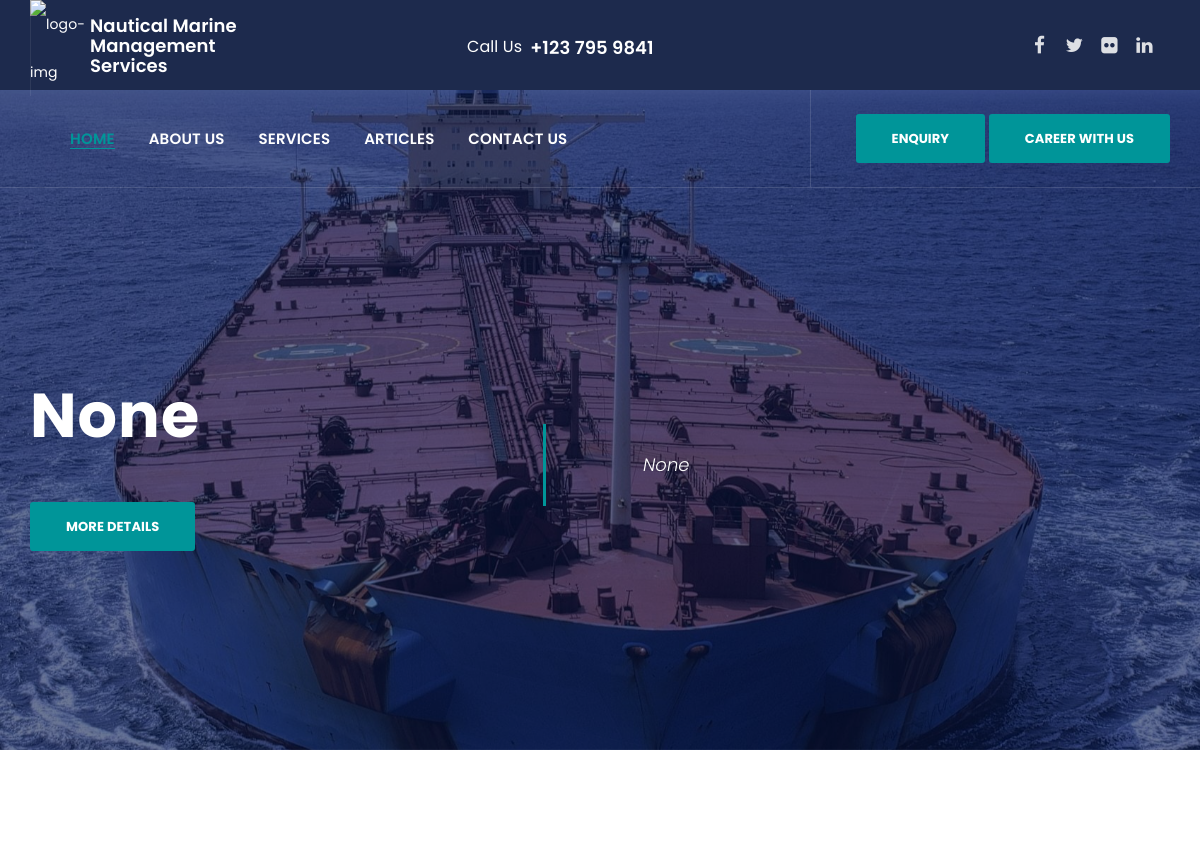
/ (upper part), run on an earlier commit of the app's database.
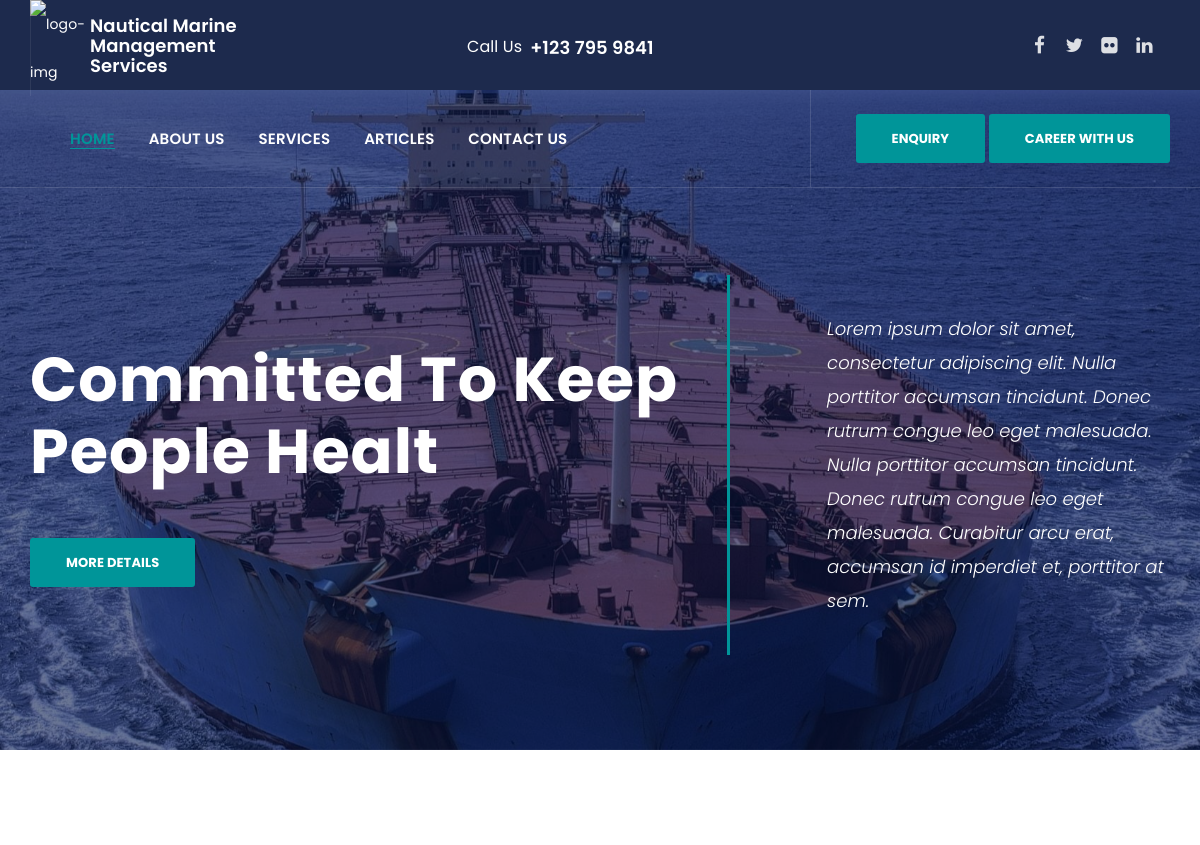
And on a later commit of the database.
### Home/models.py (models this page shows, shortened)
class Banner(models.Model):
    id = models.AutoField(primary_key=True)
    img = models.ImageField(upload_to='Home-Banner/')
    headline = models.CharField(max_length=30,null=True,blank=True)
    subheadline = models.TextField(blank=True,null=True)

### Home/views.py (the view)
# urls.py: path("",home,name="home"),
def home(request):
    banner_img = Banner.objects.all()[::-1]
    services = Services.objects.all()
    articles = Articles.objects.order_by('-id')[0:3]
    return render(request,"html/index.html",{'title':'Home','banner_img':banner_img,'services':services,'articles':articles})

### Home/models.py (called while the page is built)
    def __str__(self):
        return self.name

### Templates/html/index.html (shortened to what this page needs)
{% extends 'html/templates.html' %}
{% load static %}
{% block body %}
        <div class="banner_slider_wrapper">
            <div class="banner_slider banner_slider_3 banner_slider_3_overlay">
                {% for i in banner_img %}
                <div class="slide">
                    <div class="slide_img" style="background-image: url(../../media/{{i.img}});"></div>
                    <div class="slide__content padding_top90 res-1199-padding_top0">
                        <div class="container">
                            <div class="row">
                                <div class="col-lg-12">
                                    <div class="slide__content--headings ttm-textcolor-white">
                                        <div class="left-content">
                                            <h2  data-animation="fadeInDown">{{i.headline}}</h2>
                                            <div class="d-inline-block margin_top30" data-animation="fadeInUp" data-delay="1.4">
                                                <a class="ttm-btn ttm-btn-size-md ttm-btn-shape-rounded ttm-btn-style-fill ttm-btn-color-skincolor" href="{% url 'about_us' %}">more details</a>
                                            </div>
                                        </div>
                                        <div class="quotes-2"  data-animation="fadeInRight">
                                            <blockquote>{{i.subheadline}}</blockquote>
                                        </div>
                                    </div>
                                </div>
                            </div>
                        </div>
                    </div>
                </div>
                {% endfor %}
            </div>
        </div>
        <div class="site-main">
            <section class="ttm-row about-section clearfix">
            </section>
        </div>
        {% endblock body %}

### Templates/html/templates.html (shortened to what this page needs)
{% load static %}
<!DOCTYPE html>
<html lang="en">
<head>
<link rel="stylesheet" type="text/css" href="{% static 'css/bootstrap.min.css' %}" />
<link rel="stylesheet" type="text/css" href="{% static 'css/animate.css' %}" />
<link rel="stylesheet" type="text/css" href="{% static 'css/font-awesome.css' %}" />
<link rel="stylesheet" type="text/css" href="{% static 'css/flaticon.css' %}" />
<link rel="stylesheet" type="text/css" href="{% static 'css/themify-icons.css' %}" />
<link rel="stylesheet" type="text/css" href="{% static 'css/slick.css' %}" >
<link rel="stylesheet" type="text/css" href="{% static 'css/prettyPhoto.css' %}" >
<link rel="stylesheet" type="text/css" href="{% static 'css/shortcodes.css' %}" />
<link rel="stylesheet" type="text/css" href="{% static 'css/main.css' %}" />
<link rel="stylesheet" type="text/css" href="{% static 'css/megamenu.css' %}" />
<link rel="stylesheet" type="text/css" href="{% static 'css/responsive.css' %}" />
</head>
<body>
    <div class="page">
        <header id="masthead" class="header ttm-bgcolor-darkgrey ttm-header-style-02">
            <div class="top_bar ttm-bgcolor-darkgrey clearfix">
                <div class="container">
                    <div class="row">
                        <div class="col-lg-12">
                            <div class="d-flex  flex-row align-items-center justify-content-center">
                                <div class="top_bar_contact_item d-flex" style="height: fit-content;">
                                    <img id="logo-img" height="50" width="60" class="img-fluid auto_size"  src="{% static 'custom-images/logo.png' %}" alt="logo-img">
                                    <div class="d-flex mt-3 " style="flex-direction: column;
                                    text-align: justify;">
                                        <h6 class="m-0">Nautical Marine </h6>
                                        <h6 class="m-0">Management </h6>
                                        <h6>Services</h6>
                                    </div>
                                </div>
                                <div class="d-flex align-items-center m-auto">
                                    <div class="d-flex align-items-center">
                                        <div class="padding_left20 d-flex">
                                            <h6 class="fs-16 font-weight-normal margin_bottom0 mr-2">Call Us</h6>
                                            <h5 class="fs-18 margin_bottom0">+123 795 9841</h5>
                                        </div>
                                    </div>
                                </div>
                                <div class="d-flex align-items-center ml-auto">
                                    <ul class="social-icons list-inline top-social-icons " style="display: flex;justify-content:flex-end;">
                                        <li class="f-icon top-share-icon "><a class="tooltip-top text" href="#" rel="noopener" ><i class="fa fa-facebook"></i></a></li>
                                        <li class="top-share-icon"><a class="tooltip-top" href="#" rel="noopener" ><i class="fa fa-twitter"></i></a></li>
                                        <li class="top-share-icon" ><a class="tooltip-top" href="#" rel="noopener" ><i class="fa fa-flickr"></i></a></li>
                                        <li class="top-share-icon" ><a class="tooltip-top" href="#" rel="noopener" ><i class="fa fa-linkedin"></i></a></li>
                                    </ul>
                                </div>
                            </div>
                        </div>
                    </div>
                </div>
            </div>
            <div id="site-header-menu" class="site-header-menu">
                <div class="site-header-menu-inner ttm-stickable-header">
                    <div class="container">
                        <div class="row">
                            <div class="col-lg-12">
                                <div class="site-navigation d-flex align-items-center justify-content-between">
                                    <div class="border-box-block">
                                        <div class="d-flex align-items-center justify-content-between">
                                            <nav class="main-menu menu-mobile" id="menu">
                                                <ul class="menu">
                                                    <li class="mega-menu-item " id ='Home'>
                                                        <a href="{% url 'home' %}" class="mega-menu-link">Home</a>
                                                    </li>
                                                    <li class="mega-menu-item" id="About Us">
                                                        <a href="{% url 'about_us' %}" class="mega-menu-link">About Us</a>
                                                    </li>
                                                    <li class="mega-menu-item" id='Services'>
                                                        <a href="{% url 'services' %}" class="mega-menu-link">Services</a>
                                                    </li>
                                                    <li class="mega-menu-item" id="Articles">
                                                        <a href="{% url 'articles' %}" class="mega-menu-link">Articles</a>
                                                    </li>
                                                    <li class="mega-menu-item" id="Contact Us">
                                                        <a href="{% url 'contact_us' %}">Contact us</a>
                                                    </li>
                                                </ul>
                                            </nav>
                                        </div>
                                    </div>
                                    <div class="header_cta">
                                            <button type="button" class="btn btn-primary ttm-btn ttm-btn-size-md ttm-btn-shape-rounded ttm-btn-style-fill ttm-btn-color-skincolor text-white" data-toggle="modal" data-target="#enquiry">Enquiry</button>
                                            <a class="ttm-btn ttm-btn-size-md ttm-btn-shape-rounded ttm-btn-style-fill ttm-btn-color-skincolor" href="{% url 'career' %}">Career With us</a>
                                    </div>
                                </div>
                            </div>
                        </div>
                    </div>
                </div>
            </div>
        </header>
       {% block body %}
       {% endblock body %}
    </div>
</body>
</html>

### static/css/megamenu.css (style rules this page uses)
nav.main-menu ul { padding: 0px; margin: 0px; list-style: none; }
nav.main-menu ul li { position: relative; }
nav.main-menu { margin-bottom: 0; -moz-border-radius: 0px; -webkit-border-radius: 0px; -o-border-radius: 0px; border-radius: 0px; border: none; z-index: 2; }
nav.main-menu ul.menu > li { position: relative; display: inline-block; }
@media (min-width: 1200px) { nav.main-menu ul.menu > li > a { display: block; position: relative; font-weight: 500; text-transform: capitalize; font-size: 15px; line-height: 15px; letter-spacing: 0; } }
@media (min-width: 1200px) { nav.main-menu ul.menu > li > a:after { content: "\f107"; font-family: "FontAwesome"; font-size: 13px; margin-left: 4px; margin-top: 2px; } }
@media (min-width: 1200px) { nav.main-menu ul.menu > li > a:after { content: unset; } }

### static/css/responsive.css (style rules this page uses)
@media only screen and (min-width: 1200px) { #site-header-menu .site-navigation ul.menu>li>a:before { content: ""; position: absolute; left: 15px; right: 15px; bottom: 38px; margin: auto; height: 1px; transform-origin: right center; -webkit-transform-origin: right center; -webkit-transform: scale(0, 1); -khtml-transform: scale(0, 1); -moz-transform: scale(0, 1); -ms-transform: scale(0, 1); -o-transform: scale(0, 1); transform: scale(0, 1); -webkit-transition: transform .25s cubic-bezier(.37, .31, .2, .85); -khtml-transition: transform .25s cubic-bezier(.37, .31, .2, .85); -moz-transition: transform .25s cubic-bezier(.37, .31, .2, .85); -ms-transition: transform .25s cubic-bezier(.37, .31, .2, .85); -o-transition: transform .25s cubic-bezier(.37, .31, .2, .85); transition: transform .25s cubic-bezier(.37, .31, .2, .85); } }
@media only screen and (min-width: 1200px) { #site-header-menu .site-navigation ul.menu>li.active>a:before, #site-header-menu .site-navigation ul.menu>li:hover>a:before { transform-origin: left center; -webkit-transform-origin: left center; -webkit-transform: scale(1, 1); -khtml-transform: scale(1, 1); -moz-transform: scale(1, 1); -ms-transform: scale(1, 1); -o-transform: scale(1, 1); transform: scale(1, 1); } }
@media only screen and (min-width: 1200px) { .ttm-header-style-02 .site-header-menu .site-navigation ul.menu>li>a { padding: 41px 15px; color: #fff; } }
@media only screen and (min-width: 1200px) { .ttm-header-style-02 .site-header-menu { position: absolute; z-index: 2; width: 100%; box-shadow: none; border-bottom: 1px solid rgba(255, 255, 255, 0.13); } }
@media only screen and (min-width: 1200px) { .ttm-header-style-02 #site-header-menu .site-navigation .border-box-block { padding: 0 40px 0 25px; margin: 0 45px 0 0; flex: 1 0 auto; border-right: 1px solid rgba(255, 255, 255, 0.13); border-top: 0; border-bottom: 0; } }

### Templates/html/templates.html (style rules this page uses)
.tooltip-top i { font-size: 19px; }

What changed in the data, as far as the page shows it:
changed Banner: headline "None" → "Committed To Keep People Healt"; subheadline "None" → "Lorem ipsum dolor sit amet, consectetur adipiscing elit. Nulla porttitor accumsan tincidunt. Donec rutrum congue leo eget malesuada. Nulla porttitor accumsan tincidunt. Donec rutrum congue leo eget malesuada. Curabitur arcu erat, accumsan id imperdiet et, porttitor at sem."
